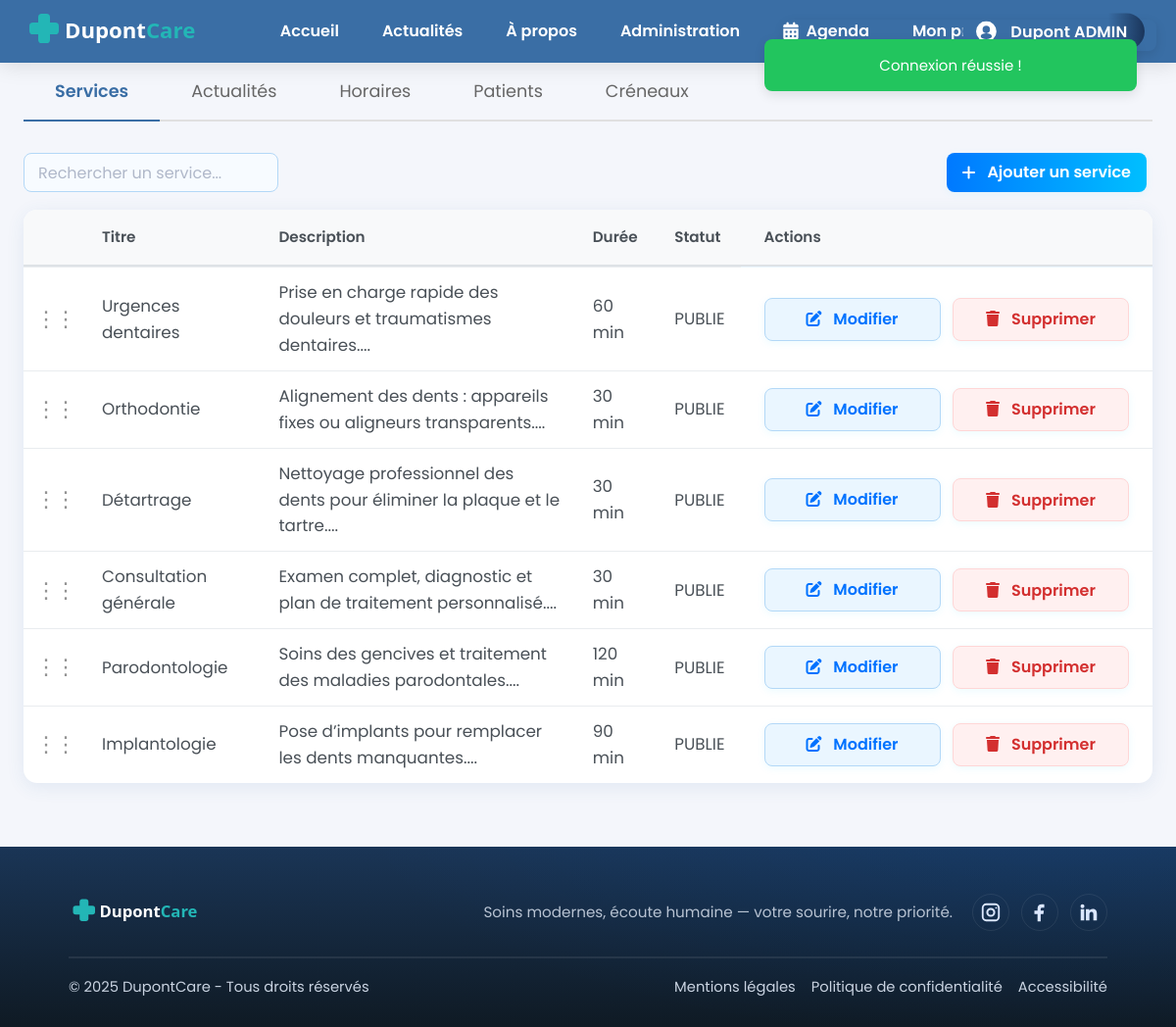
/index.php?page=admin (signed in), run on the app's committed database.
### tables this page shows
CREATE TABLE `service` (
  `id` int(10) UNSIGNED NOT NULL,
  `titre` varchar(200) NOT NULL,
  `description` mediumtext NOT NULL,
  `statut` enum('BROUILLON','PUBLIE','ARCHIVE') NOT NULL DEFAULT 'BROUILLON',
  `image` varchar(255) DEFAULT NULL,
  `ordre` int(11) NOT NULL DEFAULT 0,
  `duree` int(11) NOT NULL DEFAULT 30,
  `couleur` varchar(7) DEFAULT '#4CAF50'
);

### app/controllers/AdminController.php (called while the page is built, shortened)
<?php
class AdminController extends \App\Core\Controller {
    private $serviceModel;
    public function __construct() {
        $this->serviceModel = new ServiceModel();
    }
    public function index() {
        $servicesAdmin = $this->serviceModel->getAllServicesAdmin();
        require_once 'app/views/admin-combined.php';
    }
}

### app/core/App.php (called while the page is built, shortened)
<?php
class App {
    public function run() {
        $action = isset($_GET['action']) ? strtolower($_GET['action']) : 'index';
        $method = strtolower(trim($action));
        $params = [];
        try {
            $controller = new $controllerClass();
            call_user_func_array([$controller, $method], $params);
        } catch (\Exception $e) {
            error_log("Exception détaillée: " . $e->getMessage());
            error_log("Fichier: " . $e->getFile() . " ligne " . $e->getLine());
            error_log("Stack trace: " . $e->getTraceAsString());
            http_response_code(404);
            include __DIR__ . '/../views/error/404.php';
        }
    }
}

### index.php (called while the page is built, shortened)
<?php
$app = new App();
$app->run();

### app/models/database.php (called while the page is built, shortened)
<?php
class Database {
    private static $instance = null;
    private $connection;
    private function __construct() {
        $host = 'localhost';
        $dbname = 'bdd_dupont';
        $user = 'root';
        $pass = '';
        $options = [
            PDO::ATTR_ERRMODE => PDO::ERRMODE_EXCEPTION,
            PDO::ATTR_DEFAULT_FETCH_MODE => PDO::FETCH_ASSOC,
            PDO::MYSQL_ATTR_INIT_COMMAND => 'SET NAMES utf8mb4'
        ];
        try {
            $this->connection = new PDO(
                "mysql:host=$host;dbname=$dbname",
                $user,
                $pass,
                $options
            );
        } catch (PDOException $e) {
            die('Erreur connexion BDD : ' . $e->getMessage());
        }
    }
    public function prepare($sql) {
        return $this->connection->prepare($sql);
    }
    public static function getInstance() {
        if (self::$instance === null) {
            self::$instance = new self();
        }
        return self::$instance;
    }
}

### app/core/Model.php (called while the page is built, shortened)
<?php
abstract class Model {
    public function __construct() {
        $this->db = Database::getInstance();
    }
}

### app/models/ServiceModel.php (called while the page is built, shortened)
<?php
class ServiceModel extends Model {
    public function getAllServicesAdmin() {
        $sql = "SELECT * FROM service ORDER BY ordre ASC, titre ASC";
        $stmt = $this->db->prepare($sql);
        $stmt->execute();
        return $stmt->fetchAll();
    }
}

### app/views/admin-combined.php (the view, shortened to what this page needs)
<?php
include __DIR__ . '/templates/header.php';
include __DIR__ . '/templates/flash-messages.php';
?>
<main class="container">
    <div class="tabs-container">
        <div class="tabs-nav">
            <button class="tab-button" data-tab="tab-services">Services</button>
            <button class="tab-button" data-tab="tab-actus">Actualités</button>
            <button class="tab-button" data-tab="tab-horaires">Horaires</button>
            <button class="tab-button" data-tab="tab-patients">Patients</button>
            <button class="tab-button" data-tab="tab-creneaux">Créneaux</button>
        </div>
        <div class="tab-content" id="tab-services">
            <div class="admin-section p-4">
                <div class="admin-toolbar mb-4">
                    <div class="admin-filter">
                        <input type="text" id="service-filter-input" placeholder="Rechercher un service..." class="service-search form-control">
                    </div>
                    <div class="admin-actions">
                        <a href="index.php?page=services&action=create" class="btn-admin add">
                            <i class="fas fa-plus"></i>&nbsp;Ajouter un service
                        </a>
                    </div>
                </div>
                <div class="table-responsive">
                    <table id="services-table" class="admin-table table table-hover">
                        <thead>
                            <tr>
                                <th style="width: 50px"></th>
                                <th>Titre</th>
                                <th>Description</th>
                                <th>Durée</th>
                                <th>Statut</th>
                                <th class="actions-header">Actions</th>
                            </tr>
                        </thead>
                        <tbody>
                            <?php foreach ($servicesAdmin as $service): ?>
                            <tr data-id="<?= htmlspecialchars($service['id']) ?>" draggable="true">
                                <td class="grip-cell"><span class="grip-icon" title="Glisser pour réorganiser">⋮⋮</span></td>
                                <td><?= htmlspecialchars($service['titre']) ?></td>
                                <td><?= htmlspecialchars(substr($service['description'], 0, 100)) ?>...</td>
                                <td><?= htmlspecialchars($service['duree']) ?> min</td>
                                <td class="status-cell" data-status="<?= htmlspecialchars($service['statut']) ?>"><?= htmlspecialchars($service['statut']) ?></td>
                                <td class="actions-cell">
                                    <a href="index.php?page=services&action=edit&id=<?= $service['id'] ?>" class="btn-admin edit">
                                        <i class="fas fa-edit"></i>&nbsp;Modifier
                                    </a>
                                    <button onclick="deleteService(<?= $service['id'] ?>)" class="btn-admin delete">
                                        <i class="fas fa-trash"></i>&nbsp;Supprimer
                                    </button>
                                </td>
                            </tr>
                            <?php endforeach; ?>
                        </tbody>
                    </table>
                </div>
            </div>
        </div>
<link rel="stylesheet" href="/CabinetDupont/css/pages/admin.css">
<link rel="stylesheet" href="<?php echo BASE_URL; ?>/css/components/confirmation-popup.css">
<link rel="stylesheet" href="<?php echo BASE_URL; ?>/css/modules/agenda/notifications.css">
<link rel="stylesheet" href="<?php echo BASE_URL; ?>/css/modules/creneaux/creneaux-alerts.css">
<link rel="stylesheet" href="<?php echo BASE_URL; ?>/css/components/alerts.css">
<link rel="stylesheet" href="/CabinetDupont/css/utils/drag-drop.css">
<link rel="stylesheet" href="/CabinetDupont/css/components/tabs.css">
<link rel="stylesheet" href="/CabinetDupont/css/components/table-actions.css">
<link rel="stylesheet" href="<?php echo BASE_URL; ?>/css/modules/creneaux/creneaux-accordion.css">
<link rel="stylesheet" href="<?php echo BASE_URL; ?>/css/pages/patient.css">
<link rel="stylesheet" href="<?php echo BASE_URL; ?>/css/components/status-buttons.css">
<link rel="stylesheet" href="<?php echo BASE_URL; ?>/css/components/button-group.css">
<link rel="stylesheet" href="<?php echo BASE_URL; ?>/css/modules/creneaux/creneau-indisponible.css">
    </div>
</main>
<?php require_once __DIR__ . '/templates/footer.php'; ?>

### css/base/style.css (style rules this page uses)
* { box-sizing: border-box; margin: 0; padding: 0; scroll-behavior: auto; }
body { font-family: 'Poppins', system-ui, -apple-system, Segoe UI, Roboto, Arial, sans-serif; line-height: 1.6; color: #333; }
main { min-height: 100vh; width: 100%; }
:root { --bg: #f4f6fb; --brand: #3a6ea5; --accent: #00c6ff; --accent-2: #0072ff; --text: #1e2936; --white: #fff; }
.container { max-width: 1200px; margin: 0 auto; padding: 0 24px; }
* { box-sizing: border-box; margin: 0; padding: 0; }
html, body { height: 100%; }
body { font-family: 'Poppins', system-ui, -apple-system, Segoe UI, Roboto, Arial, sans-serif; background: var(--bg); color: var(--text); line-height: 1.6; }
.container { width: 100%; max-width: 1200px; margin: 0 auto; padding: 0 24px; box-sizing: border-box; }

### css/layouts/header.css (style rules this page uses)
:root { --brand: #3a6ea5; --accent: #00c6ff; --white: #fff; }

### css/layouts/footer.css (style rules this page uses)
:root { --footer-bg: #0f1724; --footer-text: #c9d3e1; --footer-heading: #ffffff; --footer-line: rgba(255,255,255,0.08); --brand: #3a6ea5; }

### css/pages/login.css (style rules this page uses)
input, button, select, textarea { font-family: 'Poppins', system-ui, -apple-system, Segoe UI, Roboto, Arial, sans-serif !important; }
input::placeholder, textarea::placeholder { font-family: 'Poppins', system-ui, -apple-system, Segoe UI, Roboto, Arial, sans-serif !important; color: #b0b8c9; opacity: 1; }
html, body { height: 100%; }
body { display: flex; flex-direction: column; min-height: 100vh; }
main { flex: 1 0 auto; }
body { font-family: 'Poppins', system-ui, -apple-system, Segoe UI, Roboto, Arial, sans-serif; background: #f4f6fb; color: #1e2936; margin: 0; min-height: 100vh; }

### css/pages/register.css (style rules this page uses)
body { font-family: 'Poppins', system-ui, -apple-system, Segoe UI, Roboto, Arial, sans-serif; background: #f4f6fb; color: #1e2936; margin: 0; min-height: 100vh; }
input::placeholder { font-family: 'Poppins', system-ui, -apple-system, Segoe UI, Roboto, Arial, sans-serif !important; color: #b0b8c9; opacity: 1; }
html, body { height: 100%; }
body { display: flex; flex-direction: column; min-height: 100vh; }
main { flex: 1 0 auto; }

### css/pages/admin.css (style rules this page uses)
.admin-filter input { padding: 8px 14px; border-radius: 8px; border: 1.5px solid #b3d8f7; font-size: 1rem; min-width: 220px; width: 260px; max-width: 100%; background: #f7fbff; color: #1e2936; outline: none; transition: border-color 0.18s, box-shadow 0.18s; height: 40px; }
.admin-section { max-width: 1200px; margin: 0 auto; }
.admin-table { width: 100%; border-collapse: collapse; }
.admin-table th, .admin-table td { text-align: left; padding: 8px 12px; vertical-align: middle; }
.admin-table th:last-child, .admin-table td.actions-cell { text-align: left; padding-left: 12px; white-space: nowrap; min-width: 200px; }
.actions-cell .btn-admin, .actions-cell form { display: inline-block; margin-right: 8px; margin-bottom: 0; vertical-align: middle; }
.actions-cell .btn-admin:last-child, .actions-cell form:last-child { margin-right: 0; }
.actions-cell .btn-admin, .actions-cell form .btn-admin { margin-top: 0; margin-bottom: 0; }
.admin-toolbar { display: flex; align-items: center; justify-content: space-between; gap: 18px; margin-bottom: 18px; flex-wrap: wrap; }
.admin-filter { flex: 1 1 300px; display: flex; justify-content: flex-start; }
.admin-actions { flex: 0 0 auto; display: flex; justify-content: flex-end; gap: 8px; }
.btn-admin { display: inline-block; padding: 8px 16px; border-radius: 8px; font-size: 1rem; font-weight: 600; text-decoration: none; margin-right: 6px; transition: background 0.18s, color 0.18s, box-shadow 0.18s; box-shadow: 0 2px 8px rgba(0,198,255,0.08); }
.btn-admin.add { background: linear-gradient(to right, #0072ff, #00c6ff); background-size: 120% 100%; background-position: center; color: #fff; border: none; height: 40px; display: flex; align-items: center; }
.btn-admin.edit { background: #eaf6ff; color: #0072ff; border: 1.5px solid #b3d8f7; }
.btn-admin.delete { background: #fff0f0; color: #d32f2f; border: 1.5px solid #ffd6d6; cursor: pointer; }
.admin-table { width: 100%; border-collapse: collapse; background: #fff; border-radius: 14px; overflow: hidden; box-shadow: 0 4px 18px rgba(58,110,165,0.10); }
.admin-table th, .admin-table td { padding: 16px 20px; text-align: left; font-size: 1.05rem; }
.admin-table td:last-child { text-align: right; padding-right: 24px; white-space: nowrap; }
.admin-table th:last-child { text-align: right; padding-right: 24px; }
.admin-table th { background: #f4faff; color: #0072ff; font-weight: 700; border-bottom: 2px solid #eaf6ff; }
.admin-table tr + tr { border-top: 1px solid #eaf6ff; }

### data on the page
service: titre "Urgences dentaires", description "Prise en charge rapide des douleurs et traumatismes dentaires.", duree "60", statut "PUBLIE"
service: titre "Orthodontie", description "Alignement des dents : appareils fixes ou aligneurs transparents.", duree "30", statut "PUBLIE"
service: titre "Détartrage", description "Nettoyage professionnel des dents pour éliminer la plaque et le tartre.", duree "30", statut "PUBLIE"
service: titre "Consultation générale", description "Examen complet, diagnostic et plan de traitement personnalisé.", duree "30", statut "PUBLIE"
service: titre "Parodontologie", description "Soins des gencives et traitement des maladies parodontales.", duree "120", statut "PUBLIE"
service: titre "Implantologie", description "Pose d’implants pour remplacer les dents manquantes.", duree "90", statut "PUBLIE"

### other printed values
$_SESSION['user_prenom'] . ' ' . $_SESSION['user_nom'] "Dupont ADMIN"
$_SESSION['success'] "Connexion réussie !"
